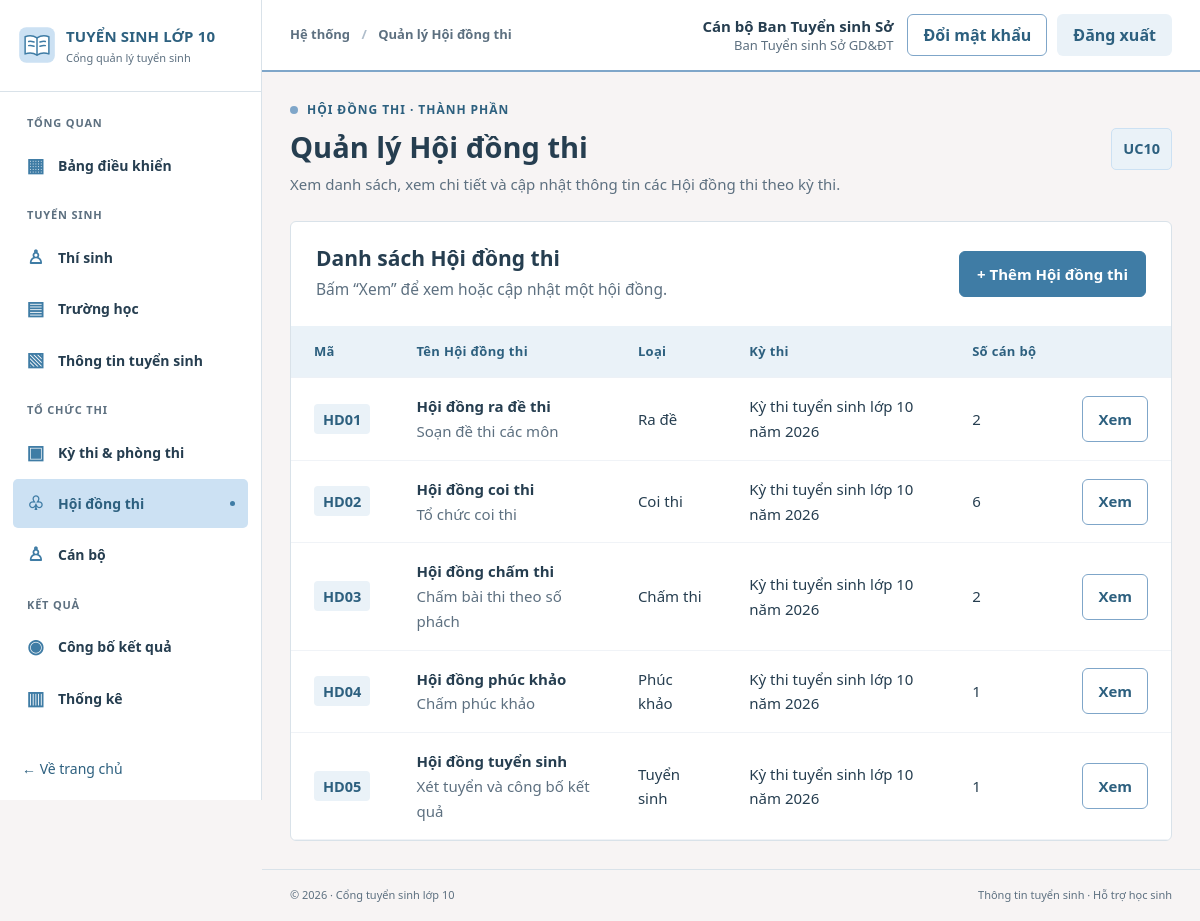
The page /councils/index.php (signed in) on the database its author committed.
### tables this page shows
CREATE TABLE TaiKhoan (
  maTaiKhoan VARCHAR(20) NOT NULL,
  tenDangNhap VARCHAR(50) NOT NULL,
  matKhau VARCHAR(255) NOT NULL,
  hoTen VARCHAR(100) NOT NULL,
  vaiTro VARCHAR(30) NOT NULL,
  maCanBo VARCHAR(20) NULL,
  maThiSinh VARCHAR(20) NULL,
  trangThai VARCHAR(20) NOT NULL DEFAULT 'Hoạt động',
  soLanSai INT NOT NULL DEFAULT 0,
  khoaDen DATETIME NULL,
  lanDangNhapCuoi DATETIME NULL,
  ngayTao DATETIME NOT NULL DEFAULT CURRENT_TIMESTAMP,
  PRIMARY KEY (maTaiKhoan),
  UNIQUE KEY uq_taikhoan_ten (tenDangNhap),
  CONSTRAINT ck_taikhoan_vaitro CHECK (vaiTro IN ('HOC_SINH','GVCN','BAN_TUYEN_SINH','HD_TUYEN_SINH','HD_COI_THI','HD_CHAM_THI','CAT_PHACH','HD_PHUC_KHAO','HD_RA_DE','QUAN_TRI')),
  CONSTRAINT ck_taikhoan_trangthai CHECK (trangThai IN ('Hoạt động','Bị khóa')),
  CONSTRAINT ck_taikhoan_solansai CHECK (soLanSai >= 0),
  CONSTRAINT fk_taikhoan_canbo FOREIGN KEY (maCanBo) REFERENCES CanBo(maCanBo),
  CONSTRAINT fk_taikhoan_thisinh FOREIGN KEY (maThiSinh) REFERENCES ThiSinh(maThiSinh)
);

CREATE TABLE HoiDongThi (
  maHoiDongThi VARCHAR(20) NOT NULL,
  tenHoiDongThi VARCHAR(100) NOT NULL,
  thongTinHoiDong VARCHAR(255) NULL,
  loaiHoiDong VARCHAR(50) NOT NULL,
  maKyThi VARCHAR(20) NOT NULL,
  PRIMARY KEY (maHoiDongThi),
  CONSTRAINT fk_hdt_kythi FOREIGN KEY (maKyThi) REFERENCES KyThi(maKyThi)
);

CREATE TABLE KyThi (
  maKyThi VARCHAR(20) NOT NULL,
  tenKyThi VARCHAR(150) NOT NULL,
  thoiGianKetThuc DATETIME NOT NULL,
  maDot VARCHAR(20) NOT NULL,
  PRIMARY KEY (maKyThi),
  CONSTRAINT fk_kythi_dot FOREIGN KEY (maDot) REFERENCES DotTuyenSinh(maDot)
);

### config/app.php (called while the page is built, shortened)
<?php
return [
    'name' => getenv('APP_NAME') ?: 'CỔNG THÔNG TIN TUYỂN SINH VÀO LỚP 10',
    'demo_mode' => filter_var(getenv('DEMO_MODE') ?: '1', FILTER_VALIDATE_BOOLEAN),
    'timezone' => 'Asia/Ho_Chi_Minh',
    'base_path' => getenv('APP_BASE_PATH') ?: null,
];

### includes/functions.php (called while the page is built, shortened)
<?php
function app_config(): array {
    static $cfg = null;
    if ($cfg === null) {
        $cfg = require dirname(__DIR__) . '/config/app.php';
        date_default_timezone_set($cfg['timezone']);
    }
    return $cfg;
}
function e(mixed $str): string {
    return htmlspecialchars((string)$str, ENT_QUOTES | ENT_SUBSTITUTE, 'UTF-8');
}
function base_path(): string {
    $forced = app_config()['base_path'];
    $root = realpath(dirname(__DIR__));
    $docroot = realpath($_SERVER['DOCUMENT_ROOT'] ?? '');
    $r = strtolower(str_replace('\\','/',$root));
    $d = rtrim(strtolower(str_replace('\\','/',$docroot)),'/');
    if ($r === $d) return '';
    return '';
}
function url(string $path = '', array $query = []): string {
    $prefix = rtrim(base_path(), '/');
    $clean = ltrim($path, '/');
    $target = $prefix . '/' . $clean;
    if (!$query) return $target;
    $parts = explode('#', $target, 2);
    $parts[0] .= (str_contains($parts[0], '?') ? '&' : '?') . http_build_query($query, '', '&', PHP_QUERY_RFC3986);
    return $parts[0] . (isset($parts[1]) ? '#' . $parts[1] : '');
}

### includes/auth.php (called while the page is built, shortened)
<?php
require_once __DIR__ . '/functions.php';
require_once __DIR__ . '/permissions.php';
require_once dirname(__DIR__) . '/services/auth_service.php';
function current_user(): ?array {
    static $user = false;
    if ($user !== false) return $user;
    $user = null;
    $ma = $_SESSION['user']['maTaiKhoan'] ?? null;
    try {
        $user = layTaiKhoanHoatDong((string)$ma);
    } catch (Throwable $e) {
        error_log('current_user: ' . $e->getMessage());
        $user = $_SESSION['user'];
    }
    return $user;
}
function require_auth(): array {
    $user = current_user();
    return $user;
}

### config/database.php (called while the page is built, shortened)
<?php
function db(): PDO {
    static $pdo = null;
    if ($pdo instanceof PDO) return $pdo;
    $localPath = __DIR__ . '/database.local.php';
    $local = is_file($localPath) ? require $localPath : [];
    $host = getenv('DB_HOST') ?: ($local['host'] ?? '127.0.0.1');
    $port = getenv('DB_PORT') ?: ($local['port'] ?? '3306');
    $name = getenv('DB_NAME') ?: ($local['name'] ?? 'dreamteam_tuyensinh10_demo');
    $user = getenv('DB_USER') ?: ($local['user'] ?? 'root');
    $passEnv = getenv('DB_PASS');
    $pass = $passEnv !== false ? $passEnv : ($local['pass'] ?? '');
    $pdo = new PDO(
        "mysql:host={$host};port={$port};dbname={$name};charset=utf8mb4", $user, $pass,
        [PDO::ATTR_ERRMODE => PDO::ERRMODE_EXCEPTION, PDO::ATTR_DEFAULT_FETCH_MODE => PDO::FETCH_ASSOC,
         PDO::ATTR_EMULATE_PREPARES => false]
    );
    return $pdo;
}

### services/auth_service.php (called while the page is built, shortened)
<?php
require_once dirname(__DIR__) . '/config/database.php';
function tk_cot_phien(): string {
    return 'maTaiKhoan, tenDangNhap, hoTen, vaiTro, maCanBo, maThiSinh, trangThai';
}
function layTaiKhoanHoatDong(string $maTaiKhoan): ?array {
    $st = db()->prepare('SELECT ' . tk_cot_phien() . " FROM TaiKhoan WHERE maTaiKhoan = ? AND trangThai = 'Hoạt động'");
    $st->execute([$maTaiKhoan]);
    return $st->fetch() ?: null;
}

### includes/permissions.php (called while the page is built, shortened)
<?php
function ten_vai_tro(string $vaiTro): string {
    return VAI_TRO[$vaiTro] ?? $vaiTro;
}
function has_role(?array $user, array $vaiTro): bool {
    return $user !== null && in_array($user['vaiTro'], $vaiTro, true);
}

### services/council_service.php (called while the page is built, shortened)
<?php
require_once dirname(__DIR__) . '/config/database.php';
function layDanhSachHoiDongThi(): array {
    return db()->query(
        'SELECT h.maHoiDongThi, h.tenHoiDongThi, h.loaiHoiDong, h.thongTinHoiDong, k.tenKyThi, COUNT(c.maCanBo) AS soCanBo
         FROM HoiDongThi h
         JOIN KyThi k ON k.maKyThi = h.maKyThi
         LEFT JOIN CanBo c ON c.maHoiDongThi = h.maHoiDongThi
         GROUP BY h.maHoiDongThi, h.tenHoiDongThi, h.loaiHoiDong, h.thongTinHoiDong, k.tenKyThi
         ORDER BY h.maHoiDongThi'
    )->fetchAll();
}

### councils/index.php (the view, shortened to what this page needs)
<?php
require_once dirname(__DIR__) . '/includes/ui.php';
require_once dirname(__DIR__) . '/services/council_service.php';
$ma = ui_input('ma');
$cheDo = isset($_GET['them']) ? 'them' : ($ma === '' ? 'ds' : (isset($_GET['sua']) ? 'sua' : (isset($_GET['xoa']) ? 'xoa' : 'xem')));
$loi = null; $chiTietLoi = []; $loiHeThong = ui_csrf_error();
$ds = []; $hd = null; $dsKyThi = [];
try {
    if ($cheDo === 'ds') $ds = layDanhSachHoiDongThi();
    elseif ($cheDo !== 'them') $hd = layThongTinHoiDongThi($ma);
} catch (BusinessException $e) {
    $loi = $loi ?? $e->getMessage(); $cheDo = 'ds'; $ds = layDanhSachHoiDongThi();
} catch (Throwable $e) {
    error_log('UC10: ' . $e->getMessage());
    $loiHeThong = 'Không thể truy xuất thông tin Hội đồng thi. Vui lòng kiểm tra MySQL và thử lại.';
}
function hd_form(array $form, array $dsKyThi, array $dsLoai, string $action, string $nutLuu, string $linkHuy): void { ?>
<?php }
ui_page_start('councils', 'Quản lý Hội đồng thi', 'Hội đồng thi · Thành phần', 'Xem danh sách, xem chi tiết và cập nhật thông tin các Hội đồng thi theo kỳ thi.', 'UC10');
?>
<?php if ($cheDo === 'ds'): ?>
<section class="panel table-panel">
  <div class="table-toolbar">
    <div class="table-title"><h2>Danh sách Hội đồng thi</h2><p>Bấm “Xem” để xem hoặc cập nhật một hội đồng.</p></div>
    <div class="toolbar-right"><a class="btn btn-primary" href="?them=1">+ Thêm Hội đồng thi</a></div>
  </div>
  <div class="table-scroll"><table class="data-table">
    <thead><tr><th>Mã</th><th>Tên Hội đồng thi</th><th>Loại</th><th>Kỳ thi</th><th>Số cán bộ</th><th></th></tr></thead>
    <tbody>
    <?php foreach ($ds as $r): ?>
      <tr><td><span class="code-tag"><?= e($r['maHoiDongThi']) ?></span></td><td><strong><?= e($r['tenHoiDongThi']) ?></strong><?php if ($r['thongTinHoiDong']): ?><br><span class="muted"><?= e($r['thongTinHoiDong']) ?></span><?php endif; ?></td><td><?= e($r['loaiHoiDong']) ?></td><td><?= e($r['tenKyThi']) ?></td><td><?= (int)$r['soCanBo'] ?></td>
        <td><a class="btn btn-outline btn-sm" href="?ma=<?= e(rawurlencode($r['maHoiDongThi'])) ?>">Xem</a></td></tr>
    <?php endforeach; ?>
    </tbody>
  </table></div>
</section>
<?php endif; ?>

### includes/header.php (shortened to what this page needs)
<?php
require_once __DIR__ . '/functions.php';
$page_title = $page_title ?? 'Trang chủ';
$layout = $layout ?? 'public';
$cfg = app_config();
$studentShell = $layout === 'dashboard' && function_exists('current_user') && has_role(current_user(), ['HOC_SINH']);
?><!doctype html>
<html lang="vi">
<head>
  <link rel="stylesheet" href="<?= e(url('assets/css/style.css')) ?>">
  <link rel="stylesheet" href="<?= e(url('assets/css/portal.css')) ?>">
</head>
<body class="<?= $studentShell ? 'student-body' : ($layout === 'dashboard' ? 'dash-body' : 'public-body') ?>">
<?php if ($studentShell): ?>
<?php require __DIR__ . '/student_shell_header.php'; ?>
<?php elseif ($layout === 'dashboard'): ?>
<div class="dash-shell">
  <?php require __DIR__ . '/sidebar.php'; ?>
  <div class="dash-main">
    <header class="dash-topbar">
      <div class="dash-topbar-left"><span class="breadcrumb">Hệ thống <span>/</span> <?= e($page_title) ?></span></div>
      <div class="dash-topbar-right"><?php $__u = function_exists('current_user') ? current_user() : null; if ($__u): ?>
        <span class="topbar-user"><strong><?= e($__u['hoTen']) ?></strong><small><?= e(ten_vai_tro($__u['vaiTro'])) ?></small></span>
        <a class="btn btn-outline btn-sm" href="<?= e(url('auth/doi-mat-khau.php')) ?>">Đổi mật khẩu</a>
        <form method="post" action="<?= e(url('auth/logout.php')) ?>" class="topbar-logout"><?= csrf_field() ?><button class="btn btn-soft btn-sm" type="submit">Đăng xuất</button></form>
      <?php else: ?><a class="avatar" href="<?= e(url('auth/login.php')) ?>" title="Đăng nhập">10</a><?php endif; ?></div>
    </header>
    <main id="main" class="dash-content">
<?php endif; ?>

### assets/css/style.css (style rules this page uses)
:root { --primary:#1265b0;--primary-dark:#0b4686;--deep:#102a4c;--ink:#1e3049;--muted:#748299;--border:#e4eaf2;--surface:#ffffff;--bg:#f6f8fc;--soft-blue:#edf5ff;--accent:#ffbe59;--shadow:0 16px 46px rgba(22,53,91,.07);--r:18px;--font:'Be Vietnam Pro',system-ui,-apple-system,BlinkMacSystemFont,'Segoe UI',sans-serif }
* { box-sizing:border-box }
html { scroll-behavior:smooth }
body { margin:0;background:var(--bg);color:var(--ink);font-family:var(--font);line-height:1.65;font-size:18px }
h1,h2,h3,h4,p { margin-top:0 }
h1,h2,h3 { line-height:1.25;letter-spacing:-.035em }
a { text-decoration:none;color:inherit }
button,input,select,textarea { font:inherit }
button { cursor:pointer }
.muted { color:var(--muted) }
.btn { border:1px solid transparent;border-radius:11px;display:inline-flex;align-items:center;justify-content:center;gap:12px;min-height:43px;padding:10px 17px;font-weight:700;font-size:16px;transition:.18s transform,.18s background,.18s box-shadow;text-align:center;white-space:nowrap }
.btn-primary { color:white;background:linear-gradient(135deg,#1676cf,#105da7);box-shadow:0 8px 16px rgba(18,101,176,.17) }
.btn-soft { background:#e9f3ff;color:#1765af }
.btn-outline { border-color:#dce5f0;background:white;color:#395a7d }
.btn-sm { min-height:36px;padding:7px 15px }
.dash-body { background:var(--bg) }
.dash-shell { display:flex;min-height:100vh }
.dash-main { margin-left:285px;min-width:0;width:calc(100% - 285px);display:flex;flex-direction:column;min-height:100vh }
.dash-topbar { height:76px;background:white;border-bottom:1px solid var(--border);display:flex;align-items:center;justify-content:space-between;padding:0 35px;gap:12px;position:sticky;top:0;z-index:30 }
.dash-topbar-left,.dash-topbar-right { display:flex;align-items:center;gap:19px }
.breadcrumb { font-size:14px;color:#667f97;font-weight:600 }
.breadcrumb span { color:#afbdcb;margin:0 8px }
.dash-content { flex:1;padding:32px 35px 45px }
.panel { background:white;border:1px solid #e7edf4;border-radius:16px;box-shadow:0 6px 20px rgba(27,83,128,.035);padding:23px }
.panel.table-panel { padding:0;overflow:hidden }
.table-toolbar { display:flex;justify-content:space-between;align-items:center;gap:15px;padding:23px 25px }
.table-title h2 { font-size:19px;margin:0 0 6px }
.table-title p { color:#a0acb9;font-size:13px;margin:0 }
.toolbar-right { display:flex;align-items:center;gap:10px }
.toolbar-right .btn { min-height:36px }
.table-scroll { overflow-x:auto }
.data-table { width:100%;border-collapse:collapse;text-align:left;min-width:630px }
.data-table th { background:#f6f9fd;color:#8498ad;font-size:13px;font-weight:800;letter-spacing:.025em;padding:15px 23px;border-bottom:1px solid #edf1f6 }
.data-table td { padding:16px 23px;font-size:14px;color:#56708a;border-bottom:1px solid #f0f3f7 }
.code-tag { font-size:13px;color:#327cb3;background:#eff6ff;border-radius:6px;padding:5px 9px;font-weight:800 }
.ui-page .panel-heading h2,.ui-page .table-title h2 { font-size:21px }
.ui-page .panel-heading p,.ui-page .table-title p { font-size:15.5px }
.ui-page .btn { font-size:17px;min-height:50px }
.ui-page .btn-sm { font-size:15px;min-height:40px }
.ui-page .data-table th { font-size:15px }
.ui-page .data-table td { font-size:16.5px;color:#3f5a75 }
.ui-page .status,.ui-page .code-tag,.ui-page .uc-tag { font-size:14.5px }
.ui-page .data-table { min-width:760px }
.ui-page .data-table td { white-space:normal }
.ui-page .data-table th { white-space:nowrap }
.dash-topbar-right { display:flex;align-items:center;gap:10px }
.topbar-user { display:flex;flex-direction:column;align-items:flex-end;line-height:1.3;margin-right:4px }
.topbar-user strong { font-size:15px;color:#1a3b59 }
.topbar-user small { font-size:13px;color:#7f93a8 }
.topbar-logout { margin:0 }

### rows shown on the page
taikhoan: hoTen "Cán bộ Ban Tuyển sinh Sở", vaiTro "Ban Tuyển sinh Sở GD&ĐT"
hoidongthi: maHoiDongThi "HD01", tenHoiDongThi "Hội đồng ra đề thi", thongTinHoiDong "Soạn đề thi các môn", loaiHoiDong "Ra đề", maKyThi.tenKyThi "Kỳ thi tuyển sinh lớp 10 năm 2026", soCanBo "2"
hoidongthi: maHoiDongThi "HD02", tenHoiDongThi "Hội đồng coi thi", thongTinHoiDong "Tổ chức coi thi", loaiHoiDong "Coi thi", maKyThi.tenKyThi "Kỳ thi tuyển sinh lớp 10 năm 2026", soCanBo "6"
hoidongthi: maHoiDongThi "HD03", tenHoiDongThi "Hội đồng chấm thi", thongTinHoiDong "Chấm bài thi theo số phách", loaiHoiDong "Chấm thi", maKyThi.tenKyThi "Kỳ thi tuyển sinh lớp 10 năm 2026", soCanBo "2"
hoidongthi: maHoiDongThi "HD04", tenHoiDongThi "Hội đồng phúc khảo", thongTinHoiDong "Chấm phúc khảo", loaiHoiDong "Phúc khảo", maKyThi.tenKyThi "Kỳ thi tuyển sinh lớp 10 năm 2026", soCanBo "1"
hoidongthi: maHoiDongThi "HD05", tenHoiDongThi "Hội đồng tuyển sinh", thongTinHoiDong "Xét tuyển và công bố kết quả", loaiHoiDong "Tuyển sinh", maKyThi.tenKyThi "Kỳ thi tuyển sinh lớp 10 năm 2026", soCanBo "1"

### other values the page prints
$group "TỔNG QUAN"
$symbol "▦"
$label "Bảng điều khiển"
$group "TUYỂN SINH"
$symbol "♙"
$label "Thí sinh"
$symbol "▤"
$label "Trường học"
$symbol "▧"
$label "Thông tin tuyển sinh"
$group "TỔ CHỨC THI"
$symbol "▣"
$label "Kỳ thi & phòng thi"
$symbol "♧"
$label "Hội đồng thi"
